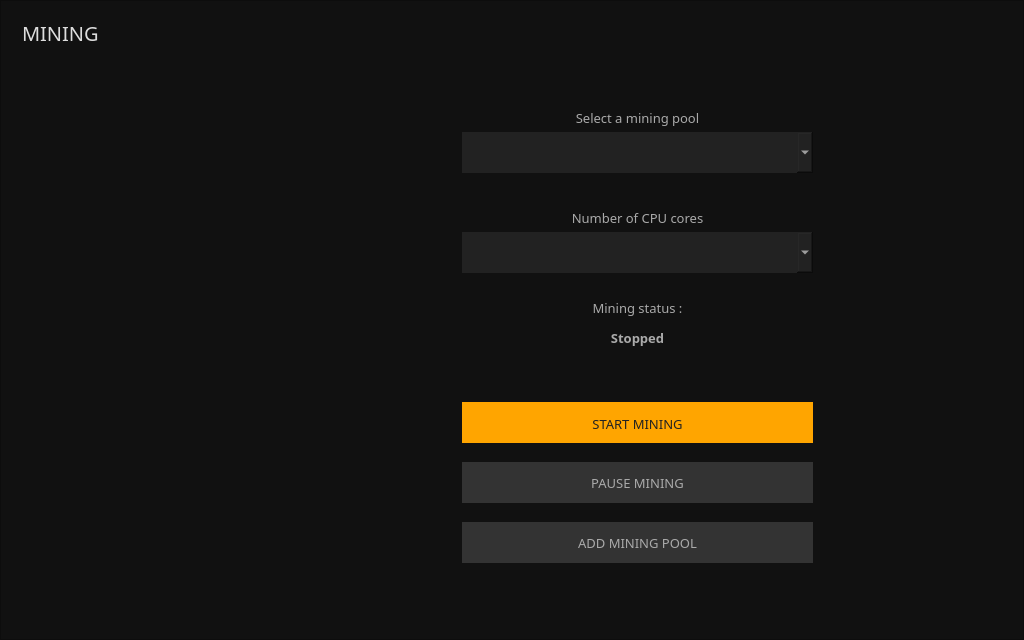
<?xml version="1.0" encoding="UTF-8"?>
<ui version="4.0">
 <class>MiningFrame</class>
 <widget class="QFrame" name="MiningFrame">
  <property name="geometry">
   <rect>
    <x>0</x>
    <y>0</y>
    <width>1024</width>
    <height>640</height>
   </rect>
  </property>
  <property name="font">
   <font>
    <family>Poppins</family>
    <pointsize>9</pointsize>
   </font>
  </property>
  <property name="windowTitle">
   <string>Frame</string>
  </property>
  <property name="styleSheet">
   <string notr="true">color: #aaa;
background:#111;</string>
  </property>
  <property name="frameShape">
   <enum>QFrame::StyledPanel</enum>
  </property>
  <property name="frameShadow">
   <enum>QFrame::Raised</enum>
  </property>
  <layout class="QVBoxLayout" name="verticalLayout">
   <item>
    <widget class="QGroupBox" name="groupBox">
     <property name="styleSheet">
      <string notr="true">border: 0px; color: #262626;</string>
     </property>
     <property name="title">
      <string/>
     </property>
     <widget class="QLabel" name="label_4">
      <property name="geometry">
       <rect>
        <x>10</x>
        <y>10</y>
        <width>81</width>
        <height>21</height>
       </rect>
      </property>
      <property name="font">
       <font>
        <family>Poppins</family>
        <pointsize>-1</pointsize>
       </font>
      </property>
      <property name="styleSheet">
       <string notr="true">color: #ddd; 
font-size: 20px;
font-family: Poppins;</string>
      </property>
      <property name="text">
       <string>MINING</string>
      </property>
     </widget>
     <widget class="QLabel" name="label">
      <property name="geometry">
       <rect>
        <x>450</x>
        <y>90</y>
        <width>351</width>
        <height>31</height>
       </rect>
      </property>
      <property name="font">
       <font>
        <family>Poppins</family>
        <pointsize>10</pointsize>
       </font>
      </property>
      <property name="styleSheet">
       <string notr="true">color: #aaa;</string>
      </property>
      <property name="text">
       <string>Select a mining pool</string>
      </property>
      <property name="alignment">
       <set>Qt::AlignCenter</set>
      </property>
     </widget>
     <widget class="QComboBox" name="m_poolCombo">
      <property name="geometry">
       <rect>
        <x>450</x>
        <y>120</y>
        <width>351</width>
        <height>41</height>
       </rect>
      </property>
      <property name="font">
       <font>
        <family>Poppins</family>
        <pointsize>9</pointsize>
       </font>
      </property>
      <property name="styleSheet">
       <string notr="true">background-color: #222;
border-right: 0px;
color: #e5e5e5;
padding: 5px;</string>
      </property>
      <property name="editable">
       <bool>false</bool>
      </property>
     </widget>
     <widget class="QLabel" name="label_2">
      <property name="geometry">
       <rect>
        <x>450</x>
        <y>190</y>
        <width>351</width>
        <height>31</height>
       </rect>
      </property>
      <property name="font">
       <font>
        <family>Poppins</family>
        <pointsize>10</pointsize>
       </font>
      </property>
      <property name="styleSheet">
       <string notr="true">color: #aaa;</string>
      </property>
      <property name="text">
       <string>Number of CPU cores</string>
      </property>
      <property name="alignment">
       <set>Qt::AlignCenter</set>
      </property>
     </widget>
     <widget class="QComboBox" name="m_cpuCombo">
      <property name="geometry">
       <rect>
        <x>450</x>
        <y>220</y>
        <width>351</width>
        <height>41</height>
       </rect>
      </property>
      <property name="font">
       <font>
        <family>Poppins</family>
        <pointsize>9</pointsize>
       </font>
      </property>
      <property name="styleSheet">
       <string notr="true">background-color: #222;
border-right: 0px;
color: #e5e5e5;
padding: 5px;</string>
      </property>
     </widget>
     <widget class="QPushButton" name="m_addPoolButton">
      <property name="geometry">
       <rect>
        <x>450</x>
        <y>510</y>
        <width>351</width>
        <height>41</height>
       </rect>
      </property>
      <property name="font">
       <font>
        <family>Poppins</family>
        <pointsize>10</pointsize>
       </font>
      </property>
      <property name="styleSheet">
       <string notr="true">color: #aaa; background-color: #333; 
border-right: 0px;</string>
      </property>
      <property name="text">
       <string>ADD MINING POOL</string>
      </property>
     </widget>
     <widget class="QLabel" name="label_3">
      <property name="geometry">
       <rect>
        <x>450</x>
        <y>280</y>
        <width>351</width>
        <height>31</height>
       </rect>
      </property>
      <property name="font">
       <font>
        <family>Poppins</family>
        <pointsize>10</pointsize>
       </font>
      </property>
      <property name="styleSheet">
       <string notr="true">color: #aaa;</string>
      </property>
      <property name="text">
       <string>Mining status :</string>
      </property>
      <property name="alignment">
       <set>Qt::AlignCenter</set>
      </property>
     </widget>
     <widget class="QLabel" name="m_stateLabel">
      <property name="geometry">
       <rect>
        <x>450</x>
        <y>310</y>
        <width>351</width>
        <height>31</height>
       </rect>
      </property>
      <property name="font">
       <font>
        <family>Poppins</family>
        <pointsize>10</pointsize>
        <weight>75</weight>
        <bold>true</bold>
       </font>
      </property>
      <property name="styleSheet">
       <string notr="true">color: #aaa;</string>
      </property>
      <property name="text">
       <string>Stopped</string>
      </property>
      <property name="alignment">
       <set>Qt::AlignCenter</set>
      </property>
     </widget>
     <widget class="QPushButton" name="m_startButton">
      <property name="geometry">
       <rect>
        <x>450</x>
        <y>390</y>
        <width>351</width>
        <height>41</height>
       </rect>
      </property>
      <property name="font">
       <font>
        <family>Poppins</family>
        <pointsize>10</pointsize>
       </font>
      </property>
      <property name="styleSheet">
       <string notr="true">color: #222; background-color: orange; border-top: 3px solid orange;
border-right: 0px;</string>
      </property>
      <property name="text">
       <string>START MINING</string>
      </property>
      <property name="checkable">
       <bool>true</bool>
      </property>
      <attribute name="buttonGroup">
       <string notr="true">m_miningButtonGroup</string>
      </attribute>
     </widget>
     <widget class="QPushButton" name="m_stopButton">
      <property name="enabled">
       <bool>false</bool>
      </property>
      <property name="geometry">
       <rect>
        <x>450</x>
        <y>450</y>
        <width>351</width>
        <height>41</height>
       </rect>
      </property>
      <property name="font">
       <font>
        <family>Poppins</family>
        <pointsize>10</pointsize>
       </font>
      </property>
      <property name="styleSheet">
       <string notr="true">color: #aaa; background-color: #333; 
border-right: 0px;</string>
      </property>
      <property name="text">
       <string>PAUSE MINING</string>
      </property>
      <property name="checkable">
       <bool>true</bool>
      </property>
      <property name="checked">
       <bool>true</bool>
      </property>
      <attribute name="buttonGroup">
       <string notr="true">m_miningButtonGroup</string>
      </attribute>
     </widget>
     <widget class="QPushButton" name="m_backButton">
      <property name="geometry">
       <rect>
        <x>1070</x>
        <y>10</y>
        <width>171</width>
        <height>31</height>
       </rect>
      </property>
      <property name="font">
       <font>
        <family>Poppins</family>
        <pointsize>10</pointsize>
       </font>
      </property>
      <property name="styleSheet">
       <string notr="true">color: #aaa; background-color: #333; border-top: 3px solid orange;</string>
      </property>
      <property name="text">
       <string>BACK</string>
      </property>
     </widget>
    </widget>
   </item>
  </layout>
 </widget>
 <resources/>
 <connections>
  <connection>
   <sender>m_startButton</sender>
   <signal>toggled(bool)</signal>
   <receiver>m_startButton</receiver>
   <slot>setDisabled(bool)</slot>
   <hints>
    <hint type="sourcelabel">
     <x>71</x>
     <y>117</y>
    </hint>
    <hint type="destinationlabel">
     <x>71</x>
     <y>117</y>
    </hint>
   </hints>
  </connection>
  <connection>
   <sender>m_stopButton</sender>
   <signal>toggled(bool)</signal>
   <receiver>m_stopButton</receiver>
   <slot>setDisabled(bool)</slot>
   <hints>
    <hint type="sourcelabel">
     <x>194</x>
     <y>117</y>
    </hint>
    <hint type="destinationlabel">
     <x>194</x>
     <y>117</y>
    </hint>
   </hints>
  </connection>
  <connection>
   <sender>m_miningButtonGroup</sender>
   <signal>buttonClicked(QAbstractButton*)</signal>
   <receiver>MiningFrame</receiver>
   <slot>startStopClicked(QAbstractButton*)</slot>
   <hints>
    <hint type="sourcelabel">
     <x>-1</x>
     <y>-1</y>
    </hint>
    <hint type="destinationlabel">
     <x>379</x>
     <y>234</y>
    </hint>
   </hints>
  </connection>
  <connection>
   <sender>m_addPoolButton</sender>
   <signal>clicked()</signal>
   <receiver>MiningFrame</receiver>
   <slot>addPoolClicked()</slot>
   <hints>
    <hint type="sourcelabel">
     <x>380</x>
     <y>29</y>
    </hint>
    <hint type="destinationlabel">
     <x>379</x>
     <y>234</y>
    </hint>
   </hints>
  </connection>
  <connection>
   <sender>m_backButton</sender>
   <signal>clicked()</signal>
   <receiver>MiningFrame</receiver>
   <slot>backClicked()</slot>
   <hints>
    <hint type="sourcelabel">
     <x>1165</x>
     <y>35</y>
    </hint>
    <hint type="destinationlabel">
     <x>634</x>
     <y>349</y>
    </hint>
   </hints>
  </connection>
 </connections>
 <slots>
  <slot>startStopClicked(QAbstractButton*)</slot>
  <slot>addPoolClicked()</slot>
  <slot>backClicked()</slot>
 </slots>
 <buttongroups>
  <buttongroup name="m_miningButtonGroup"/>
 </buttongroups>
</ui>
